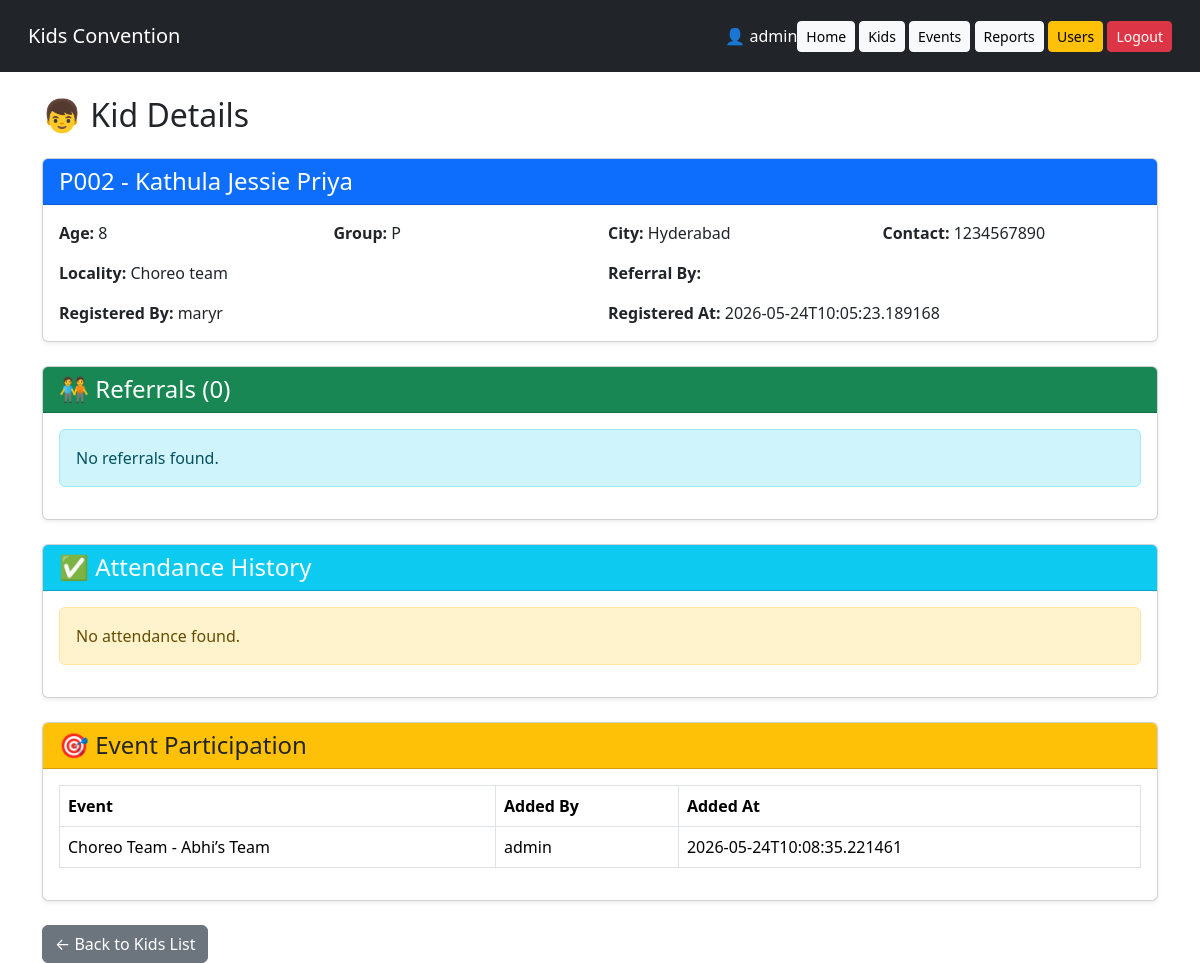
/kid/P002 (signed in), run on the app's committed database.
### models.py (models this page shows)
class User(db.Model):
    id = db.Column(db.Integer, primary_key=True)
    username = db.Column(db.String(100), unique=True)
    fullname = db.Column(db.String(200))
    phonenumber = db.Column(db.String(10))
    password = db.Column(db.String(500))

class Kid(db.Model):
    id = db.Column(db.Integer, primary_key=True)
    kid_id = db.Column(db.String(20), unique=True)
    name = db.Column(db.String(200))
    age = db.Column(db.Integer)
    age_group = db.Column(db.String(5))
    locality = db.Column(db.String(200))
    city = db.Column(db.String(200))
    contactnumber = db.Column(db.String(10))
    parent_kid_id = db.Column(db.String(20))
    registered_by = db.Column(db.String(100))
    registered_at = db.Column(db.String(100))

class EventParticipant(db.Model):
    id = db.Column(db.Integer, primary_key=True)
    event_id = db.Column(db.String(50))
    kid_id = db.Column(db.String(20), unique=True)
    added_by = db.Column(db.String(100))
    added_at = db.Column(db.String(100))

class Event(db.Model):
    id = db.Column(db.Integer, primary_key=True)
    event_id = db.Column(db.String(50), unique=True)
    event_name = db.Column(db.String(200))
    created_by = db.Column(db.String(100))
    created_at = db.Column(db.String(100))

### app.py (the view)
@app.route("/kid/<kid_id>")
@login_required
def kid_details(kid_id):
    kid = Kid.query.filter_by(
        kid_id=kid_id
    ).first()
    if not kid:
        flash("Kid not found", "danger")
        return redirect(url_for("kids"))
    referrals = Kid.query.filter_by(
        parent_kid_id=kid_id
    ).all()
    attendance = Attendance.query.filter_by(
        kid_id=kid_id
    ).order_by(
        Attendance.marked_at
    ).all()
    event_participation = db.session.query(
        EventParticipant,
        Event
    ).join(
        Event,
        EventParticipant.event_id == Event.event_id
    ).filter(
        EventParticipant.kid_id == kid_id
    ).all()
    return render_template(
        "kid_details.html",
        kid=kid,
        referrals=referrals,
        attendance=attendance,
        event_participation=event_participation
    )

### app.py (called while the page is built)
@login_manager.user_loader
def load_user(username):
    user = User.query.filter_by(username=username).first()
    if user:
        return LoginUser(user.username)
    return None

### templates/kid_details.html (shortened to what this page needs)
{% extends 'base.html' %}
{% block content %}
<h2 class="mb-4">
    👦 Kid Details
</h2>
<div class="card shadow-sm mb-4">
    <div class="card-header bg-primary text-white">
        <h4 class="mb-0">
            {{ kid.kid_id }} - {{ kid.name }}
        </h4>
    </div>
    <div class="card-body">
        <div class="row g-3">
            <div class="col-md-3">
                <strong>Age:</strong>
                {{ kid.age }}
            </div>
            <div class="col-md-3">
                <strong>Group:</strong>
                {{ kid.age_group }}
            </div>
            <div class="col-md-3">
                <strong>City:</strong>
                {{ kid.city }}
            </div>
            <div class="col-md-3">
                <strong>Contact:</strong>
                {{ kid.contactnumber }}
            </div>
            <div class="col-md-6">
                <strong>Locality:</strong>
                {{ kid.locality }}
            </div>
            <div class="col-md-6">
                <strong>Referral By:</strong>
            </div>
            <div class="col-md-6">
                <strong>Registered By:</strong>
                {{ kid.registered_by }}
            </div>
            <div class="col-md-6">
                <strong>Registered At:</strong>
                {{ kid.registered_at }}
            </div>
        </div>
    </div>
</div>
<div class="card shadow-sm mb-4">
    <div class="card-header bg-success text-white">
        <h4 class="mb-0">
            🧑‍🤝‍🧑 Referrals
            ({{ referrals|length }})
        </h4>
    </div>
    <div class="card-body">
        {% if referrals %}
        <div class="table-responsive">
            <table class="table table-bordered">
                <thead>
                    <tr>
                        <th>Kid ID</th>
                        <th>Name</th>
                        <th>Age</th>
                        <th>City</th>
                    </tr>
                </thead>
                <tbody>
                    {% for r in referrals %}
                    <tr>
                        <td>
                            <a href="/kid/{{ r.kid_id }}">
                                {{ r.kid_id }}
                            </a>
                        </td>
                        <td>{{ r.name }}</td>
                        <td>{{ r.age }}</td>
                        <td>{{ r.city }}</td>
                    </tr>
                    {% endfor %}
                </tbody>
            </table>
        </div>
        {% else %}
        <div class="alert alert-info">
            No referrals found.
        </div>
        {% endif %}
    </div>
</div>
<div class="card shadow-sm mb-4">
    <div class="card-header bg-info text-white">
        <h4 class="mb-0">
            ✅ Attendance History
        </h4>
    </div>
    <div class="card-body">
        {% if attendance %}
        <div class="table-responsive">
            <table class="table table-bordered">
                <thead>
                    <tr>
                        <th>Date</th>
                        <th>Marked By</th>
                        <th>Marked At</th>
                    </tr>
                </thead>
                <tbody>
                    {% for a in attendance %}
                    <tr>
                        <td>{{ a.day }}</td>
                        <td>{{ a.marked_by }}</td>
                        <td>{{ a.marked_at }}</td>
                    </tr>
                    {% endfor %}
                </tbody>
            </table>
        </div>
        {% else %}
        <div class="alert alert-warning">
            No attendance found.
        </div>
        {% endif %}
    </div>
</div>
<div class="card shadow-sm mb-4">
    <div class="card-header bg-warning">
        <h4 class="mb-0">
            🎯 Event Participation
        </h4>
    </div>
    <div class="card-body">
        {% if event_participation %}
        <div class="table-responsive">
            <table class="table table-bordered">
                <thead>
                    <tr>
                        <th>Event</th>
                        <th>Added By</th>
                        <th>Added At</th>
                    </tr>
                </thead>
                <tbody>
                    {% for ep, e in event_participation %}
                    <tr>
                        <td>{{ e.event_name }}</td>
                        <td>{{ ep.added_by }}</td>
                        <td>{{ ep.added_at }}</td>
                    </tr>
                    {% endfor %}
                </tbody>
            </table>
        </div>
        {% else %}
        <div class="alert alert-secondary">
            No event participation found.
        </div>
        {% endif %}
    </div>
</div>
<a href="/kids"
   class="btn btn-secondary">
    ← Back to Kids List
</a>
{% endblock %}

### templates/base.html (shortened to what this page needs)
<!DOCTYPE html>
<html>
<head>
<link href="https://cdn.jsdelivr.net/npm/bootstrap@5.3.3/dist/css/bootstrap.min.css" rel="stylesheet">
</head>
<body>
<nav class="navbar navbar-expand-lg navbar-dark bg-dark p-3">
<div class="container-fluid">
<a class="navbar-brand" href="/">Kids Convention</a>
        <div class="ms-auto text-white">
            {% if current_user.is_authenticated %}
                👤 {{ current_user.id }}
            {% endif %}
        </div>
<div>
<a href="/" class="btn btn-light btn-sm">Home</a>
<a href="/kids" class="btn btn-light btn-sm">Kids</a>
<a href="/events" class="btn btn-light btn-sm">Events</a>
<a href="/reports" class="btn btn-light btn-sm">Reports</a>
{% if current_user.id == 'admin' %}
<a href="/users" class="btn btn-warning btn-sm">Users</a>
{% endif %}
<a href="/logout" class="btn btn-danger btn-sm">Logout</a>
</div>
</div>
</nav>
<div class="container mt-4">
{% block content %}{% endblock %}
</div>
</body>
</html>

### data on the page
User: id "admin"
Kid: kid_id "P002", name "Kathula Jessie Priya", age "8", age_group "P", city "Hyderabad", contactnumber "1234567890", locality "Choreo team", registered_by "maryr", registered_at "2026-05-24T10:05:23.189168"
EventParticipant: event_name "Choreo Team - Abhi’s Team", added_by "admin", added_at "2026-05-24T10:08:35.221461"

### other printed values
{{ referrals|length }} "0"
